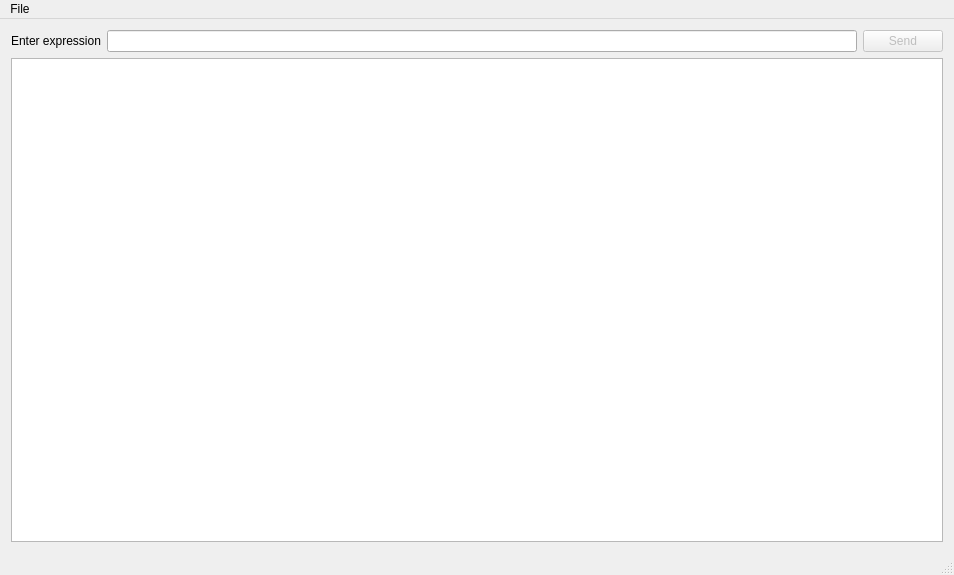
<?xml version="1.0" encoding="UTF-8"?>
<ui version="4.0">
 <class>MainWindow</class>
 <widget class="QMainWindow" name="MainWindow">
  <property name="geometry">
   <rect>
    <x>0</x>
    <y>0</y>
    <width>954</width>
    <height>575</height>
   </rect>
  </property>
  <property name="windowTitle">
   <string>MainWindow</string>
  </property>
  <widget class="QWidget" name="centralWidget">
   <layout class="QVBoxLayout" name="verticalLayout">
    <item>
     <layout class="QHBoxLayout" name="horizontalLayout">
      <item>
       <widget class="QLabel" name="label">
        <property name="text">
         <string>Enter expression</string>
        </property>
       </widget>
      </item>
      <item>
       <widget class="QLineEdit" name="expEdit"/>
      </item>
      <item>
       <widget class="QPushButton" name="btnSend">
        <property name="enabled">
         <bool>false</bool>
        </property>
        <property name="text">
         <string>Send</string>
        </property>
       </widget>
      </item>
     </layout>
    </item>
    <item>
     <widget class="QTreeView" name="ctTree"/>
    </item>
   </layout>
  </widget>
  <widget class="QMenuBar" name="menuBar">
   <property name="geometry">
    <rect>
     <x>0</x>
     <y>0</y>
     <width>954</width>
     <height>21</height>
    </rect>
   </property>
   <widget class="QMenu" name="menuFile">
    <property name="title">
     <string>File</string>
    </property>
    <addaction name="actionOpen"/>
   </widget>
   <addaction name="menuFile"/>
  </widget>
  <widget class="QStatusBar" name="statusBar"/>
  <action name="actionOpen">
   <property name="text">
    <string>Open</string>
   </property>
  </action>
 </widget>
 <layoutdefault spacing="6" margin="11"/>
 <resources/>
 <connections/>
</ui>
